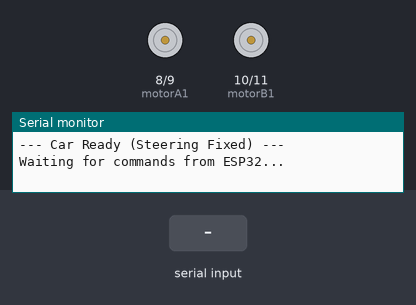
Bench run of a sketch on a simulated Arduino Uno, built with avr-gcc and run on an emulated ATmega328P. Parts: motor-driver pin pairs drawn as motors (green arrow = first pin HIGH = forward, orange = second pin HIGH = backward, longer = more drive), the last lines printed to the serial monitor. The test bench sets the inputs (shaded band).

Above: at 1.2 s.
1.3 s: "F" received over Serial
At 1.8 s:
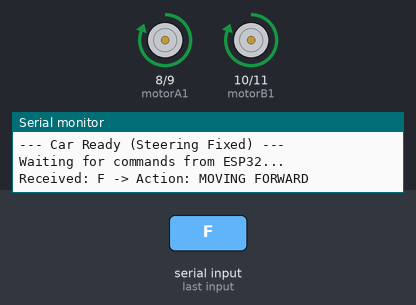
2.8 s: "B" received over Serial
At 4.0 s:
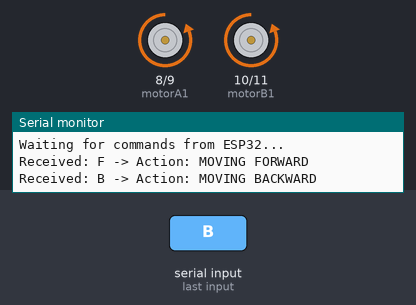
4.3 s: "L" received over Serial
At 5.3 s:
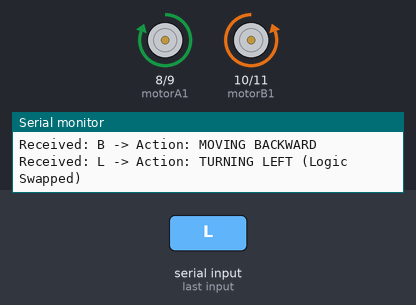
5.8 s: "R" received over Serial
At 6.5 s:
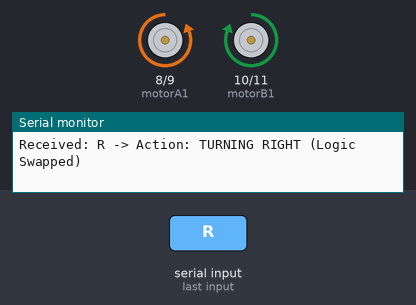
Timing chart, 0 to 8.3 s (numbered marks = the images above; inputs shaded):
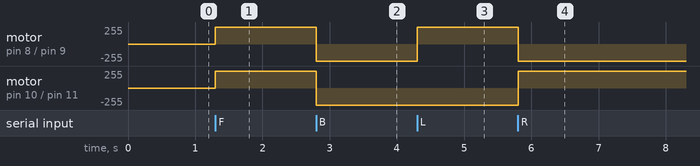

The sketch:

gesture_car_rx.ino
```cpp
// Receiver with FIXED Left/Right Logic + Debug Comments
// Arduino Pins 0 & 1 are used for Bluetooth (Hardware Serial)

// Motor Driver Connections (L298N)
const int motorA1 = 8;
const int motorA2 = 9;
const int motorB1 = 10;
const int motorB2 = 11;

char command;

void setup() {
  // Start Serial at 9600
  // Used for both Bluetooth communication AND debugging on PC
  Serial.begin(9600);

  pinMode(motorA1, OUTPUT);
  pinMode(motorA2, OUTPUT);
  pinMode(motorB1, OUTPUT);
  pinMode(motorB2, OUTPUT);

  Serial.println("--- Car Ready (Steering Fixed) ---");
  Serial.println("Waiting for commands from ESP32...");
}

void loop() {
  // Check if data is coming from the HC-05
  if (Serial.available() > 0) {
    command = Serial.read();

    // Print the received command to the Serial Monitor
    Serial.print("Received: ");
    Serial.print(command);
    Serial.print(" -> Action: ");

    switch (command) {
      case 'F':
        Serial.println("MOVING FORWARD");
        moveForward();
        break;

      case 'B':
        Serial.println("MOVING BACKWARD");
        moveBackward();
        break;

      case 'L':
        Serial.println("TURNING LEFT (Logic Swapped)");
        turnLeft();
        break;

      case 'R':
        Serial.println("TURNING RIGHT (Logic Swapped)");
        turnRight();
        break;

      case 'S':
        Serial.println("STOPPED");
        stopCar();
        break;

      default:
        Serial.println("Unknown Command");
        break;
    }
  }
}

// --- Driver Functions ---

void moveForward() {
  digitalWrite(motorA1, HIGH); digitalWrite(motorA2, LOW);
  digitalWrite(motorB1, HIGH); digitalWrite(motorB2, LOW);
}

void moveBackward() {
  digitalWrite(motorA1, LOW); digitalWrite(motorA2, HIGH);
  digitalWrite(motorB1, LOW); digitalWrite(motorB2, HIGH);
}

// --- FIXED STEERING LOGIC ---

void turnLeft() {
  // We swapped this logic. Now it mimics the old "Right" turn
  // which should result in a correct LEFT turn for your wiring.
  digitalWrite(motorA1, HIGH); digitalWrite(motorA2, LOW); // Left Wheel Fwd
  digitalWrite(motorB1, LOW); digitalWrite(motorB2, HIGH); // Right Wheel Back
}

void turnRight() {
  // We swapped this logic. Now it mimics the old "Left" turn
  // which should result in a correct RIGHT turn for your wiring.
  digitalWrite(motorA1, LOW); digitalWrite(motorA2, HIGH); // Left Wheel Back
  digitalWrite(motorB1, HIGH); digitalWrite(motorB2, LOW); // Right Wheel Fwd
}

void stopCar() {
  digitalWrite(motorA1, LOW); digitalWrite(motorA2, LOW);
  digitalWrite(motorB1, LOW); digitalWrite(motorB2, LOW);
}
```

Measured:
- after the input at 1.3 s, motor on pin 8 (motorA1) / pin 9 (motorA2), motor on pin 10 (motorB1) / pin 11 (motorB2): stopped → forward 255/255 at once
- after the input at 2.8 s, motor on pin 8 (motorA1) / pin 9 (motorA2), motor on pin 10 (motorB1) / pin 11 (motorB2): forward 255/255 → backward 255/255 at once
- after the input at 4.3 s, motor on pin 8 (motorA1) / pin 9 (motorA2): backward 255/255 → forward 255/255 at once
- after the input at 5.8 s, motor on pin 8 (motorA1) / pin 9 (motorA2): forward 255/255 → backward 255/255 at once; motor on pin 10 (motorB1) / pin 11 (motorB2): backward 255/255 → forward 255/255 at once
